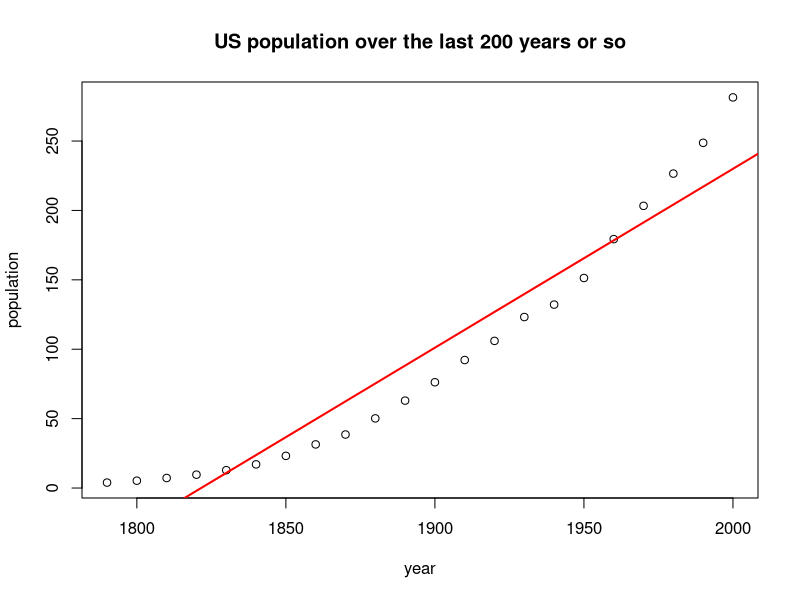
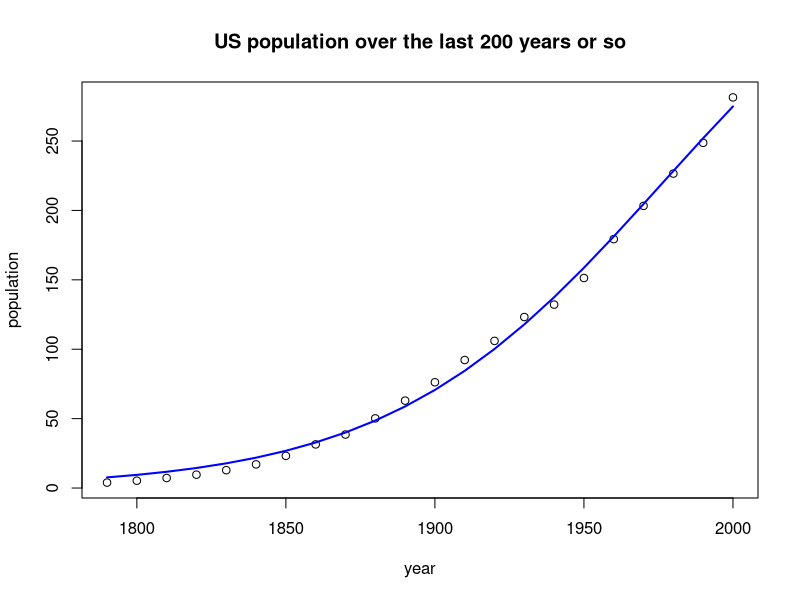

Recreate these plots in R, in order.
## ---- chunk 1
USPop <- data.frame(
  year = seq(from = 1790, to = 2000, by = 10),
  population = c(3.929, 5.308, 7.240, 9.638, 12.861, 17.063, 23.192, 31.443, 
                 38.558, 50.189, 62.980, 76.212, 92.228, 106.022, 123.203, 
                 132.165, 151.326, 179.323, 203.302, 226.542, 248.710, 281.422)
)

plot(population ~ year, data = USPop, 
     main = "US population over the last 200 years or so")
abline(lm(population ~ year, data = USPop), col = "red", lwd = 2)
## ---- chunk 2
t1 <- max(USPop$population) * 1.05
model_start <- lm(car::logit(population / t1) ~ year, USPop)
starts <- c(t1, model_start$coefficients)
names(starts) <- c("theta1", "theta2", "theta3")
print(starts)
## ---- chunk 3
form <- population ~ theta1  / (1 + exp(-(theta2 + theta3 * year)))
model <- nls(formula = form, data = USPop, start = starts)
print(model)
## ---- chunk 4
plot(population ~ year, data = USPop, 
     main = "US population over the last 200 years or so")
USPop$fitted_values <- fitted(model)
lines(fitted_values ~ year, data = USPop, col = "blue", lwd = 2)
